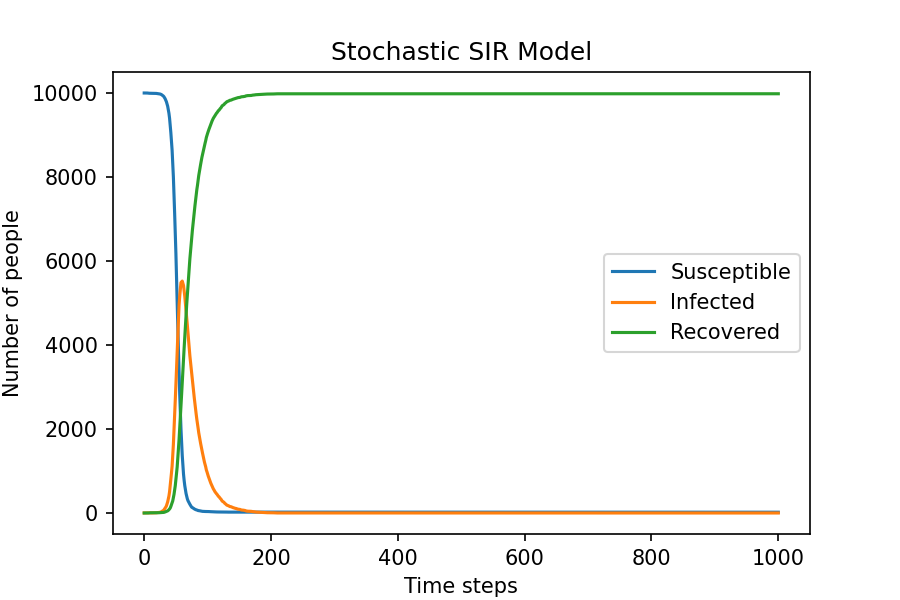

Write the Python code that produced this figure.
# Import necessary libraries
import numpy as np
import matplotlib.pyplot as plt

# set up the parameters for the SIR model
N = 10000          # Total population
beta = 0.3         # Infection rate
gamma = 0.05       # Recovery rate
time_steps = 1000  # Number of simulation time steps

# Initial state
S = N - 1  # Susceptible: Total population - 1 initial infected person
I = 1      # Infected: Initial 1 person
R = 0      # Recovered: Initial 0 people

# Lists to store the number of susceptible, infected, and recovered individuals over time
S_list = [S]
I_list = [I]
R_list = [R]
#I neeed to calculate the number of new infections and recoveries at each time step
#update the counts of S, I, and R accordingly. 
#Time loop
for t in range(time_steps):
    # Calculate new infections
    infection_prob = beta * (I / N)  # Probability of infection based on current infected proportion
    infection_results=np.random.choice([0,1], size=S, p=[1-infection_prob, infection_prob]) # Simulate infections for all susceptible individuals
    new_infected = np.sum(infection_results) # Count how many new infections occurred
    
    # Calculate new recoveries
    recovery_prob = gamma  # Probability of recovery
    recovery_results=np.random.choice([0,1], size=I, p=[1-recovery_prob, recovery_prob]) # Simulate recoveries for all infected individuals
    new_recovered = np.sum(recovery_results) # Count how many new recoveries occurred

#Another better way to calculate new infections and recoveries is to use the binomial distribution, which is more efficient and appropriate for this type of problem.
   #The number of new infections can be modeled as a binomial random variable based on the number of susceptible individuals and the probability of infection, 
   #while the number of new recoveries can be modeled as a binomial random variable based on the number of infected individuals and the probability of recovery.
   #new_infected = np.random.binomial(S, beta * (I / N)) 
   #new_recovered = np.random.binomial(I, gamma)
   
   
    # Update the counts of each group
    S = S - new_infected
    I = I + new_infected - new_recovered
    R = R + new_recovered
    
    # record the counts for plotting
    S_list.append(S)
    I_list.append(I)
    R_list.append(R)

# Plotting the results
plt.figure(figsize=(6,4), dpi=150)
plt.plot(S_list, label='Susceptible')
plt.plot(I_list, label='Infected')
plt.plot(R_list, label='Recovered')
plt.xlabel('Time steps')
plt.ylabel('Number of people')
plt.title('Stochastic SIR Model')
plt.legend()
plt.savefig('SIR.png', dpi=150)
plt.show()
